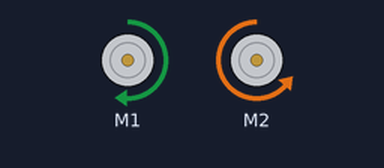
This sketch was run on a simulated Arduino Uno, built with avr-gcc and run on an emulated ATmega328P. Shown: 2 × DC motor (green arrow = forward, orange = backward, longer = faster).

Above: at 0.1 s.
At 4.8 s:
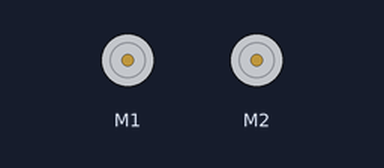
At 14.9 s:
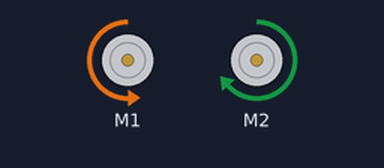
At 30.0 s:
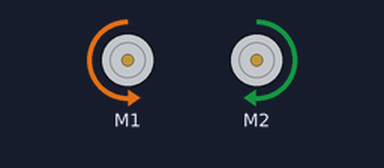
Timing chart, 0 to 31.5 s (numbered marks = the images above):
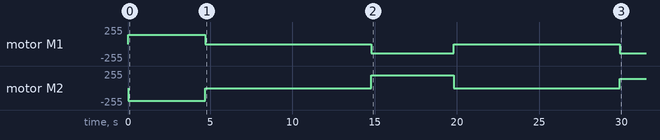

The sketch:

giro_derecha.ino
```cpp
//Incluimos la libreria SD.
#include <SD.h>
#include <QTRSensors.h>
#include <AFMotor.h>
#include <Wire.h>
#include <Adafruit_MLX90614.h>

Adafruit_MLX90614 mlx = Adafruit_MLX90614();
//delantero
//define motores por cada puerto
AF_DCMotor motori_D(1); //motor izquierdo
AF_DCMotor motord_D(2); //motor derecho

//Variables de control
    // espara para los giros
       int t_giroi=5000;      //tiempo para los giros de 90°
       int t_girod=4700;      //tiempo para los giros de 90°
       int t_u=12000;
       int ineD=2300;
       int ineI=2500;
       int ine_ng=1500;       //inercia zona negra
       int esp_giro=4200;    //avanza despues de girar 180°
       //int t_giro_u=3500;   // tiempo para giros de 180°
       int tr=40;           // tiempo de retorno a la recta
       int giro=0;

    //velocidad de oruga
       int ade_ordi=140;
       int medioi=115;
        int ade_ordd=190;
       int mediod=150;

    // CONTROL
      int control=1;

void setup() {
   //Puerto serial
   Serial.begin(9600);
}

//------------------------------alto-----------------------------------------------
void alto(){
   motori_D.setSpeed(0);//velocidad de motor izquierdo
   motori_D.run(FORWARD); //polaridad de motor izquierdo
   motord_D.setSpeed(0);//velocidad de motor derecho
   motord_D.run(FORWARD);//polaridad de motor  derecho
   //Serial.println("____ALTO____________________");
   delay(100);
}

//------------------------loop-----------------------------------------------------
void loop() {
       if (control==1){

           //gira a la derecha
           motori_D.setSpeed(ade_ordi);
           motori_D.run(FORWARD);
           motord_D.setSpeed(ade_ordd);
           motord_D.run(BACKWARD);
           delay(t_girod);
           alto();
           delay(10000);
           //gira a la izquierda
           motori_D.setSpeed(ade_ordi);//velocidad de motor izquierdo
           motori_D.run(BACKWARD); //polaridad de motor izquierdo
           motord_D.setSpeed(ade_ordd);//velocidad de motor derecho
           motord_D.run(FORWARD);//polaridad de motor  derecho
           delay(t_giroi);
           alto();
           delay(10000);

           //giro en U
           motori_D.setSpeed(ade_ordi);
           motori_D.run(BACKWARD);
           motord_D.setSpeed(ade_ordi);
           motord_D.run(FORWARD);
           delay(t_u);
           alto();
           delay(10000);
           control=0;
       }
}
```

Measured:
- by itself, motor M1: stopped → forward 140/255 at 0.00 s, → stopped 4.7 s later, → backward 140/255 10.1 s later, → stopped 5.0 s later, … (5 changes in this stretch)
- by itself, motor M2: stopped → backward 190/255 at 0.00 s, → stopped 4.7 s later, → forward 190/255 10.1 s later, → stopped 5.0 s later, … (5 changes in this stretch)
